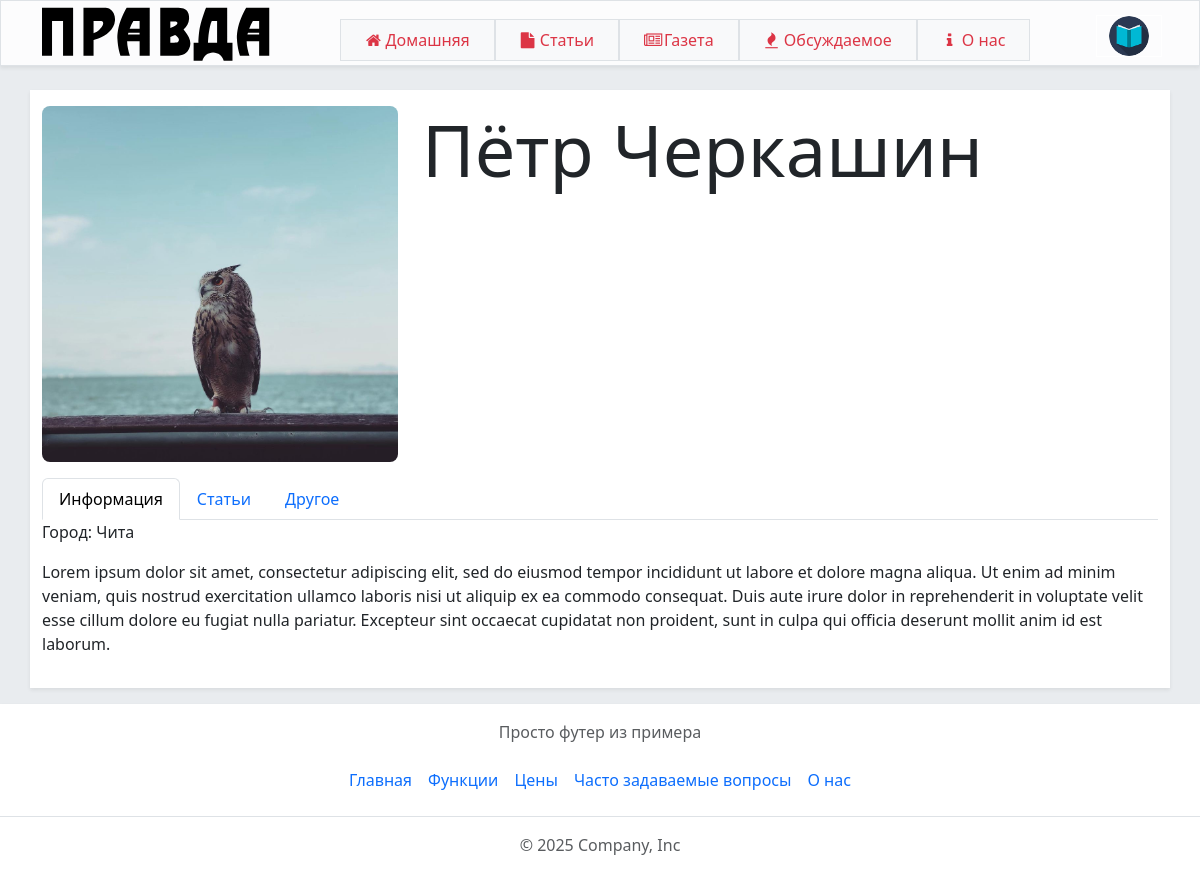
Screenshot of /users/users/admin1/ with the database file from the repository.
### users/models.py (models this page shows, shortened)
class Person(AbstractUser):
    avatar = models.ImageField(upload_to=user_avatar_path, blank=True, null=True, verbose_name='Аватар')
    bio = models.TextField(blank=True, verbose_name='О себе')
    city = models.CharField(max_length=100, blank=True, verbose_name='Город')
    email_confirmed = models.BooleanField(default=False)
    class Meta:
        verbose_name = 'Пользователь'
        verbose_name_plural = 'Пользователи'

### users/views.py (the view)
# urls.py: path('users/<slug:username>/', views.profile_view, name='show_user'),
def profile_view(request, username):
    return render(request, 'users/profile.html', {'profile': Person.objects.get(username=username)})

### templates/users/profile.html (shortened to what this page needs)
{% extends 'main/wrapper.html' %}
{% load static %}
{% block content %}
    <div class="row mb-3">
         <div class="col-12 col-md-5 col-xl-4">
             {% if profile.avatar %}
                 <img src="{{ profile.avatar.url }}" class="img-fluid rounded-3" alt="...">
             {% else %}
                 <img src="{% static 'images/people_alt2.png' %}" class="img-fluid rounded-3"
                      alt="аватар не установлен">
             {% endif %}
         </div>
         <div class="col-12 col-sm-12 col-md-5 col-xl-8">
             {% if profile.first_name or profile.last_name %}
                 <p class="display-2">{{ profile.first_name }} {{ profile.last_name }}</p>
             {% else %}
                 <p class="display-2 fst-italic">{{ profile.username }}</p>
             {% endif %}
         </div>
     </div>
    <div>
        <ul class="nav nav-tabs" id="myTab" role="tablist">
            <li class="nav-item" role="presentation">
                <button class="nav-link active" id="info-tab" data-bs-toggle="tab" data-bs-target="#info" type="button"
                        role="tab" aria-controls="home" aria-selected="true">Информация
                </button>
            </li>
            <li class="nav-item" role="presentation">
                <button class="nav-link" id="articles-tab" data-bs-toggle="tab" data-bs-target="#articles" type="button"
                        role="tab" aria-controls="profile" aria-selected="false">Статьи
                </button>
            </li>
            <li class="nav-item" role="presentation">
                <button class="nav-link" id="other-tab" data-bs-toggle="tab" data-bs-target="#other" type="button"
                        role="tab" aria-controls="contact" aria-selected="false">Другое
                </button>
            </li>
        </ul>
        <div class="tab-content" id="userTabContent">
            <div class="tab-pane fade show active" id="info" role="tabpanel" aria-labelledby="info-tab">
                <div class="row">
                    <div class="col-12">
                        <p>Город: {{ profile.city }}</p>
                        <p>{{ profile.bio }}</p>
                    </div>
                </div>
            </div>
        </div>
    </div>
{% endblock %}

### static/css/style.css (style rules this page uses)
:root { --molten-lava: #780000ff; --brick-red: #c1121fff; --papaya-whip: #fdf0d5ff; --deep-space-blue: #003049ff; --steel-blue: #669bbcff; }

### rows the page displays
Person: avatar (picture), first_name "Пётр", last_name "Черкашин", city "Чита", bio "Lorem ipsum dolor sit amet, consectetur adipiscing elit, sed do eiusmod tempor incididunt ut labore et dolore magna aliqua. Ut enim ad minim veniam, quis nostrud exercitation ullamco laboris nisi ut aliquip ex ea commodo consequat. Duis aute irure dolor in reprehenderit in voluptate velit esse cillum dolore eu fugiat nulla pariatur. Excepteur sint occaecat cupidatat non proident, sunt in culpa qui officia deserunt mollit anim id est laborum."
